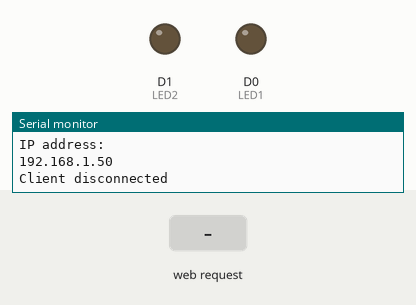
Bench run of a sketch on a simulated ESP8266 (NodeMCU). Shown: output pins drawn as LEDs (lit = HIGH), the last lines printed to the serial monitor. Inputs (shaded band) come from the test bench. WiFi joins after 1.5 s; servers stay silent unless stated.

Above: at 16.2 s.
16.3 s: HTTP request GET /LED1/on1 received
At 20.9 s:
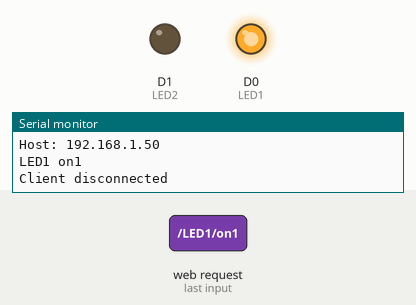
21.5 s: HTTP request GET /LED2/on2 received
At 26.1 s:
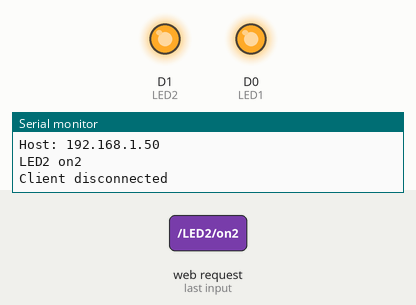
26.5 s: HTTP request GET /LED1/off1 received
At 31.2 s:
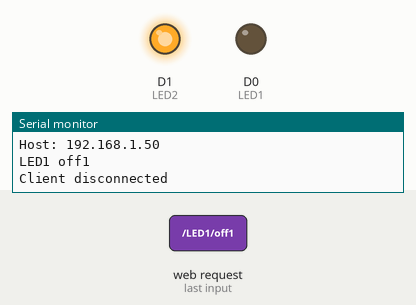
31.5 s: HTTP request GET /LED2/off2 received
At 36.3 s:
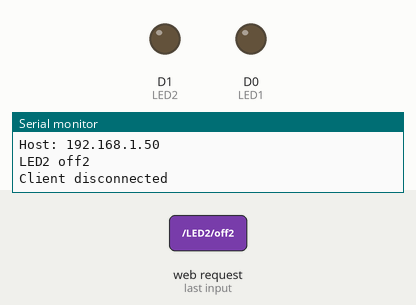
Timing chart, 0 to 37.5 s (numbered marks = the images above; inputs shaded):
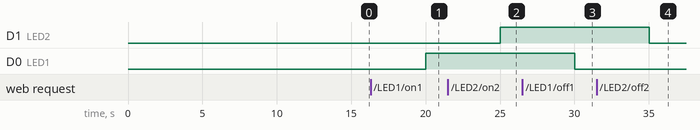

Measured:
- after the input at 16.3 s, D0 (LED1): LOW → HIGH after 3.7 s
- after the input at 21.5 s, D1 (LED2): LOW → HIGH after 3.5 s
- after the input at 26.5 s, D0 (LED1): HIGH → LOW after 3.5 s
- after the input at 31.5 s, D1 (LED2): HIGH → LOW after 3.5 s

The sketch:

home_automationxyz.ino
```cpp
#include <ESP8266WiFi.h>
const char* ssid = "pratik";  // Enter SSID here
const char* password = "11111112";  //Enter Password here
// Variable to store the HTTP request
String header;
String LED1State = "off1";
String LED2State = "off2";
const int LED1 = D0;
const int LED2 = D1;
WiFiServer server(80);

void setup()
{
 Serial.begin(115200);
 pinMode(LED1, OUTPUT);
 pinMode(LED2, OUTPUT);
 digitalWrite(LED1, LOW);
 digitalWrite(LED2, LOW);
 Serial.print("Connecting to ");
 Serial.println(ssid);
 WiFi.begin(ssid, password);
 while (WiFi.status() != WL_CONNECTED) {
 delay(5000);
 Serial.print(".");
}
// Print local IP address and start web server
 Serial.println("");
 Serial.println("WiFi connected-->");
 Serial.println("IP address: ");
 Serial.println(WiFi.localIP());
 delay(5000);
 delay(5000);
 server.begin();
}

void loop()

{
  WiFiClient client = server.available();
  if (client)
    {                             // If a new client connects,
    Serial.println("new client connected");
    String currentLine = "";                // make a String to hold incoming data from the client
    while (client.connected())
      if (client.available())
      {             // if there's bytes to read from the client,
        char c = client.read();
        Serial.write(c);
        header += c;
        if (c == '\n')
        {                    // if the byte is a newline character
          if (currentLine.length() == 0)
        {
            client.println("HTTP/1.1 200 OK");
            client.println("Content-type:text/html");
            client.println("Connection: close");
            client.println();

            if (header.indexOf("GET /LED1/on1") >= 0)
            {
              Serial.println("LED1 on1");
              LED1State = "on1";
              digitalWrite(LED1, HIGH);
            } else if (header.indexOf("GET /LED1/off1") >= 0) {
              Serial.println("LED1 off1");
              LED1State = "off1";
              digitalWrite(LED1, LOW);
            }
           else if (header.indexOf("GET /LED2/on2") >= 0)
          {
              Serial.println("LED2 on2");
              LED2State = "on2";
              digitalWrite(LED2, HIGH);
          }
          else if (header.indexOf("GET /LED2/off2") >= 0)

         {
              Serial.println("LED2 off2");
              LED2State = "off2";
              digitalWrite(LED2, LOW);
          }

            // Display the HTML web page
            client.println("<!DOCTYPE html><html>");
            client.println("<head><meta name=\"viewport\" content=\"width=device-width, initial-scale=1\">");
            client.println("<link rel=\"icon\" href=\"data:,\">");
            client.println("<style>html { font-family: Cairo; display: inline; margin: 0px auto; text-align: center; background-color: #ccffb3;}");
            client.println(".button { background-color: #006699; border: none; color: white; padding: 16px 40px;");
            client.println("text-decoration: none; font-size: 35px; margin: 2px; cursor: pointer;}");
            client.println(".button2 {background-color: #555555;}</style></head>");


          client.println("<svg width=\"300\" height=\"80\"><text fill=\"#00bfbf\" font-family=\"serif\" font-size=\"24\" id=\"svg_1\" stroke=\"#000000\" text-anchor=\"middle\" transform=\"matrix(1.35388 0 0 1.42308 -6.66283 -8.67308)\" x=\"86.5\" xml:space=\"preserve\" y=\"41.5\">    HOME   </text></svg>");

          client.println("<svg width=\"300\" height=\"80\"><text fill=\"#00bfbf\" font-family=\"serif\" font-size=\"24\" id=\"svg_1\" stroke=\"#000000\" text-anchor=\"middle\" transform=\"matrix(1.35388 0 0 1.42308 -6.66283 -8.67308)\" x=\"86.5\" xml:space=\"preserve\" y=\"41.5\">   automation   </text></svg>");

            // Web Page Heading
            client.println("<body><h1 color:red;>Welcome to home-automation project</h1>");
            client.println("<p>LED1_State: " + LED1State + "</p>");
            // If the LED1State is off, it displays the ON button


               if (LED1State=="off1")
               {
              client.println("<p><a href=\"/LED1/on1\"><button class=\"button\">ON</button></a></p>");
              client.println("<svg width=\"500\" height=\"300\"><ellipse cx=\"258.5\" cy=\"125.5\" fill=\"#ffffff\" rx=\"47\" ry=\"52\" stroke=\"#ffffaa\" stroke-width=\"5\"/><rect fill=\"#cccccc\" height=\"40\" stroke=\"#ffffaa\" stroke-width=\"5\" transform=\"rotate(-0.485546 261 187.5)\" width=\"39\" x=\"241.5\" y=\"167.5\"/></svg>");

               }
            else
            {
              client.println("<p><a href=\"/LED1/off1\"><button class=\"button button2\">OFF</button></a></p>");
              client.println("<svg width=\"500\" height=\"300\"><ellipse cx=\"258.5\" cy=\"125.5\" fill=\"#ff7f00\" rx=\"47\" ry=\"52\" stroke=\"#ffffaa\" stroke-width=\"5\"/><rect fill=\"#cccccc\" height=\"40\" stroke=\"#ffffaa\" stroke-width=\"5\" transform=\"rotate(-0.485546 261 187.5)\" width=\"39\" x=\"241.5\" y=\"167.5\"/></svg>");

            }

            client.println("<p>LED2_State: " + LED2State + "</p>");
            // If the LED2State is off, it displays the ON button
            if (LED2State=="off2")
            {
              client.println("<p><a href=\"/LED2/on2\"><button class=\"button\">ON</button></a></p>");
              client.println("<svg width=\"500\" height=\"300\"><ellipse cx=\"258.5\" cy=\"125.5\" fill=\"#ffffff\" rx=\"47\" ry=\"52\" stroke=\"#ffffaa\" stroke-width=\"5\"/><rect fill=\"#cccccc\" height=\"40\" stroke=\"#ffffaa\" stroke-width=\"5\" transform=\"rotate(-0.485546 261 187.5)\" width=\"39\" x=\"241.5\" y=\"167.5\"/></svg>");

            }
            else
            {
              client.println("<p><a href=\"/LED2/off2\"><button class=\"button button2\">OFF</button></a></p>");
              client.println("<svg width=\"500\" height=\"300\"><ellipse cx=\"258.5\" cy=\"125.5\" fill=\"#ff7f00\" rx=\"47\" ry=\"52\" stroke=\"#ffffaa\" stroke-width=\"5\"/><rect fill=\"#cccccc\" height=\"40\" stroke=\"#ffffaa\" stroke-width=\"5\" transform=\"rotate(-0.485546 261 187.5)\" width=\"39\" x=\"241.5\" y=\"167.5\"/></svg>");

            }

            client.println("</body></html>");
            client.println();
            break;
           }
          else {
            currentLine = "";
          }
         }
         else if (c != '\r') {
          currentLine += c;
        }
      }
    }
    header = "";
    client.stop();

    Serial.println("Client disconnected");
        delay(5000);

Serial.println("");
  }
```
